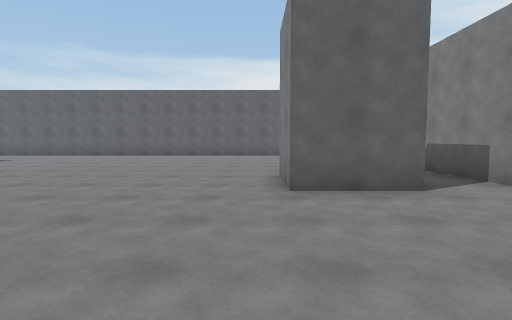
[1] (above)

19 first-person views from a walk through a scene from a Unity 3-D project. The camera is 1.4 m above the floor, tilts 4° down and sees 80° across. The floor is counted in squares, 1.8 m on a side. Each view is taken from the middle of a square. On the plan, view 1 faces up. The plan holds only what a view shows up to about 11 squares ahead; the rest is blank. The place goes on beyond the plan. The player is left out.

[2]
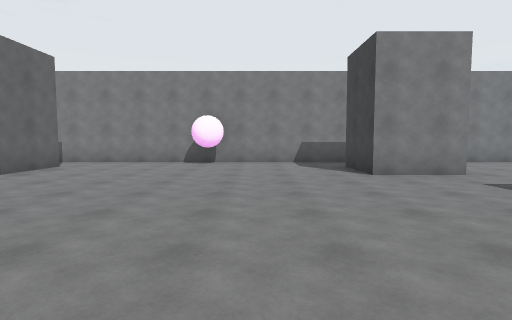

[3]
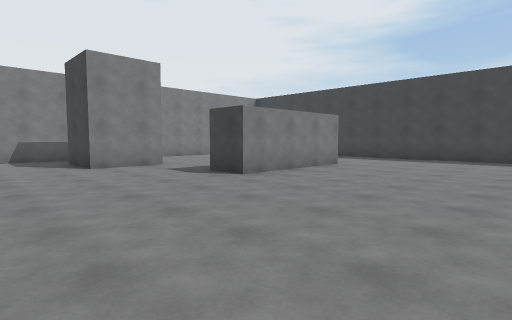

[4]
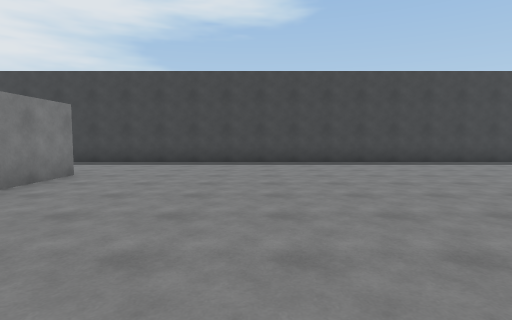

[5]
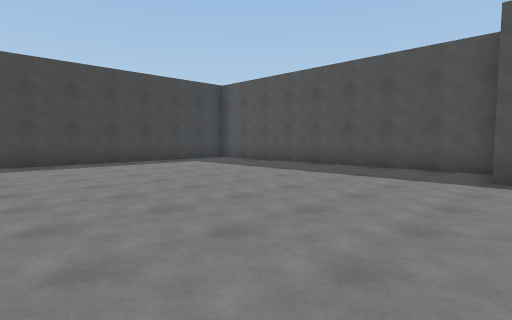

[6]
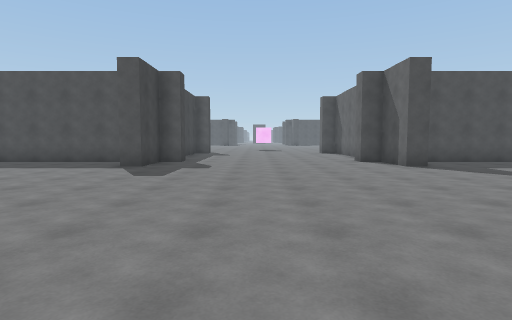

[7]
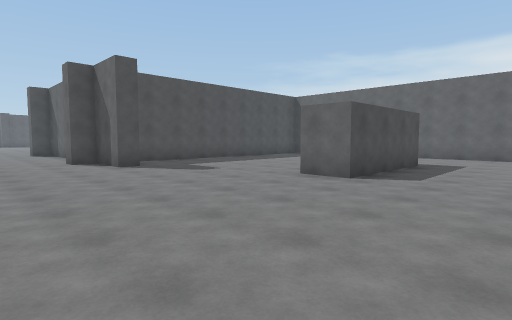

[8]
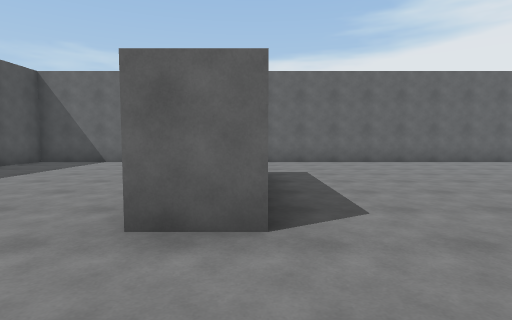

[9]
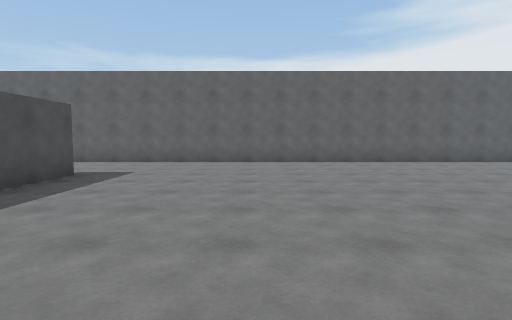

[10]
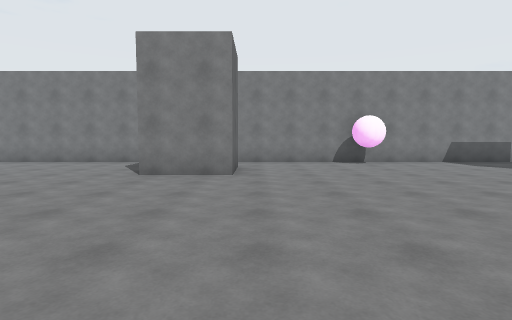

[11]
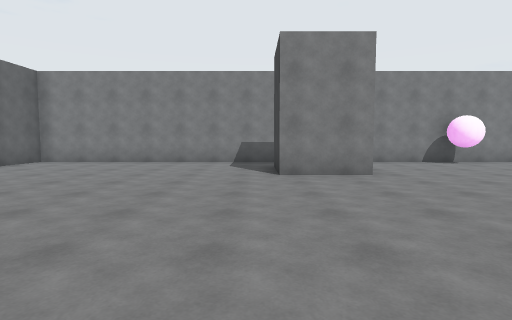

[12]
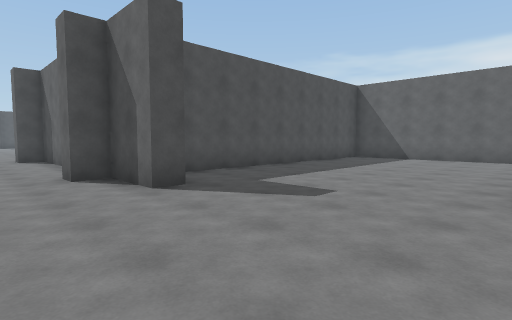

[13]
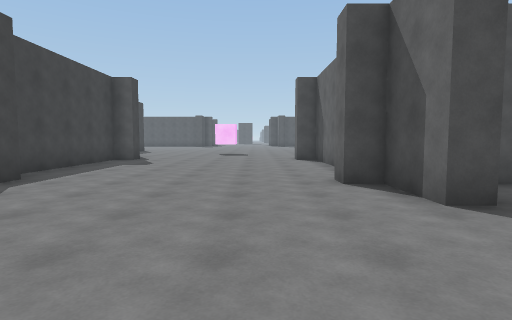

[14]
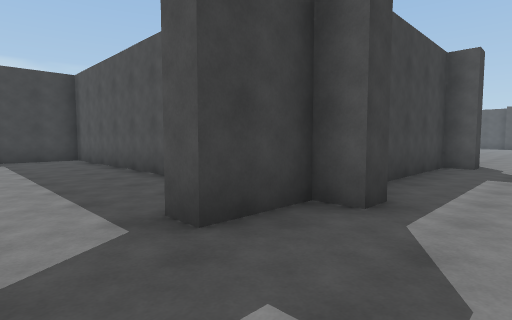

[15]
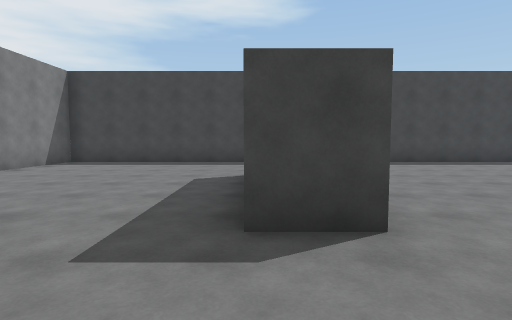

[16]
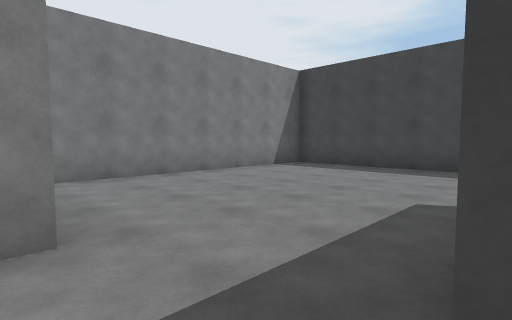

[17]
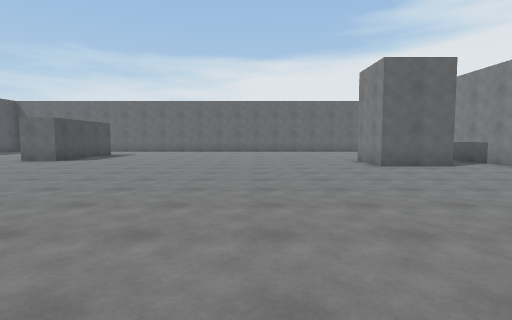

[18]
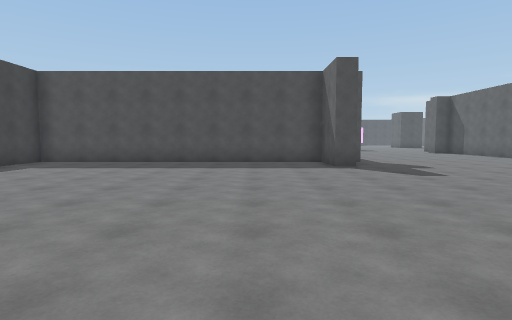

[19]
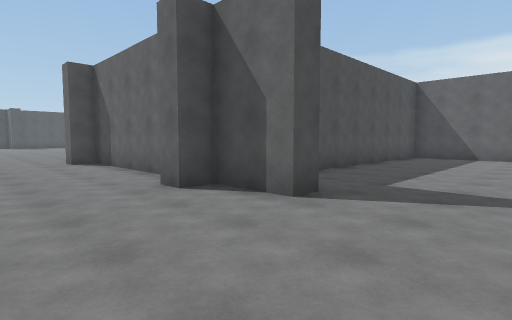

### Floor plan
Points are (right, up) in squares from view 1. A wall is a line through its corners. A room is listed if a view was taken in it or the views show most of it. See-through windows are left out.
Room 1 (views 1, 2, 3, 4, 5, 6, 7, 8, 9, 10, 11, 12, 13, 14, 15, 16, 17, 18, 19)
walls: (-15.5, 4.9) (-15.5, 4.2) (-17.2, 4.2) (-17.2, 3.5) (-17.9, 3.5); (-17.2, -3.2) (-15.5, -3.2) (-15.5, -3.8) (-17.2, -3.8) (-17.2, -13.2) (4.2, -13.2) (4.2, -6.1); (0.5, -5.6) (0.5, -3.5) (2.5, -3.5); (-17.9, -2.5) (-17.2, -2.5); (-9.9, 10.6) (-9.9, 6.5) (-11.1, 6.5); (-3.1, -9.6) (-3.1, -5.5) (-1.9, -5.5); (2.6, 4.5) (0.5, 4.5) (0.5, 6.5) (2.5, 6.5); (-19.1, 4.2) (-23.2, 4.2) (-23.2, 3.5); (4.2, -4.6) (4.2, 14.2) (-17.2, 14.2) (-17.2, 5.5); (-23.2, -2.4) (-23.2, -3.2) (-18.6, -3.2)

Positions as (right, up) in squares from view 1, and headings:
1: (0, 0), facing up
2: (-6, -1), facing right
3: (-8, -1), facing down-right
4: (-7, -3), facing down
5: (-9, -3), facing down-left
6: (-7, 0), facing left
7: (-7, 1), facing up-left
8: (-10, 4), facing up
9: (-6, 4), facing up
10: (-6, 4), facing right
11: (-6, 7), facing right
12: (-11, 2), facing up-left
13: (-12, 2), facing left
14: (-14, -1), facing down-left
15: (-2, -3), facing down
16: (-2, -5), facing down-right
17: (-3, -4), facing up
18: (-7, -6), facing left
19: (-13, 1), facing up-left
